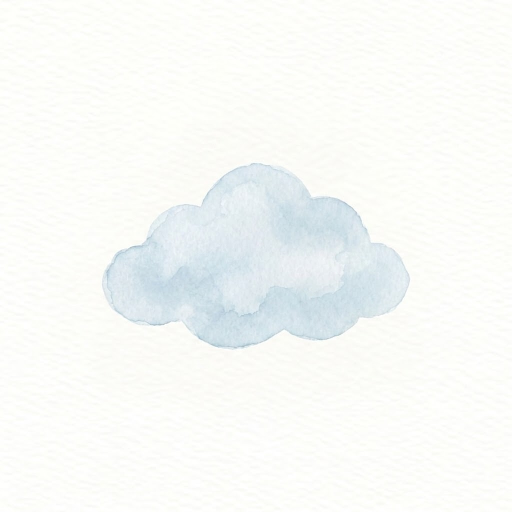
#> input picture conditions/cloudyJPG.JPG, 1024 x 1024 px (shown at 1/2 size)
$ python -i morning_weather.py   (imports and definitions only)
#> lines starting #> are read from the running program, lines starting #| are printed output that depends on the picture; after the words box and inside, x2 and y2 are one past the last pixel; in counts of white or black regions, pixels touching at a corner belong together
#> further down, picture is the input picture: PIL image 1024x1024 RGB; mean R, G, B 247.5, 249.7, 247.3
"""
Stage 1 — Morning Weather Conditions Renderer (Portrait 1200 x 1600).

Museum-frame aesthetic:
  - Upper section (0..1020 px): large, auto-cropped, E-Ink-enhanced watercolor
    weather sketch floating on pure white.
  - Lower section (1020..1600 px): two-column museum plaque layout:
      * Left column: huge bold temperature degree + condition label.
      * Right column: Chance of Rain (droplet + %) stacked above bold High / Low.
"""

from __future__ import annotations

import logging
from datetime import datetime
from pathlib import Path

from PIL import Image, ImageDraw, ImageEnhance, ImageFont, ImageOps

from config import BASE_DIR, Config
from weather import WeatherSnapshot

logger = logging.getLogger(__name__)

# Clean Spectra-6 friendly gallery palette
BG_WHITE = (255, 255, 255)
INK_BLACK = (15, 15, 15)
INK_DARK = (38, 38, 38)
INK_MUTED = (88, 88, 88)
DIVIDER_COLOR = (195, 195, 195)
RAIN_BLUE = (20, 86, 174)


# [70 lines left out: functions _find_font, _load_font, _draw_raindrop, not called in this run]


def _trim_white_margin(img: Image.Image, white_thresh: int = 242, pad: int = 16) -> Image.Image:
    """Crop excess blank paper margin around the watercolor illustration so it fills the frame."""
#> called with white_thresh = 242, pad = 16
    gray = img.convert("L")
    # Mask of non-white painted pixels
    mask = gray.point(lambda p: 255 if p < white_thresh else 0)
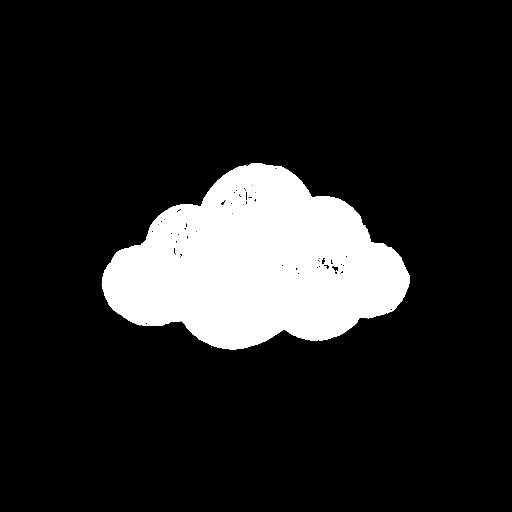
#> mask: PIL image 1024x1024 L (shown at 1/2 size); 14.2% white; 4 white regions (3 under 20 px), largest, box (x1, y1, x2, y2) and area: (203, 326, 820, 700) 148522
    bbox = mask.getbbox()
#> bbox = (203, 326, 820, 700)
    if not bbox:
        return img
    left = max(0, bbox[0] - pad)
#> left = 187
    top = max(0, bbox[1] - pad)
#> top = 310
    right = min(img.width, bbox[2] + pad)
#> right = 836
    bottom = min(img.height, bbox[3] + pad)
#> bottom = 716
    return img.crop((left, top, right, bottom))
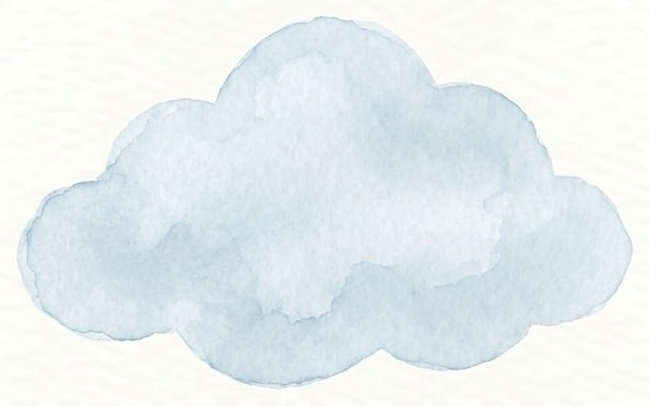
#> returned value: PIL image 649x406 RGB; mean R, G, B 232, 239.3, 240.6


# [155 lines left out: functions _enhance_sketch, _load_condition_sketch, render_morning_weather, not called in this run]

>>> from PIL import Image
>>> picture = Image.open('../conditions/cloudyJPG.JPG')
>>> result = _trim_white_margin(picture)

$ run again, on conditions/partialy_cloudy.JPG
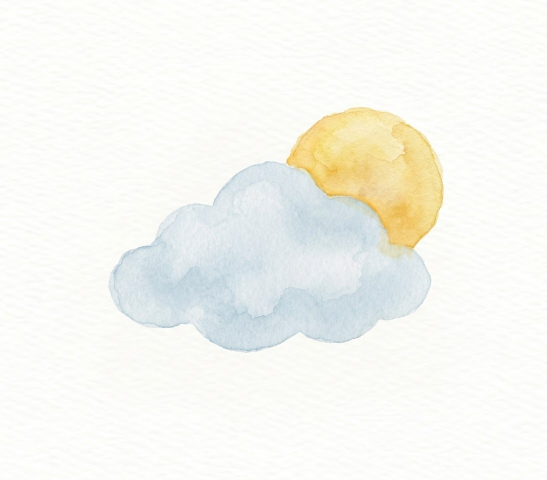
#> input picture conditions/partialy_cloudy.JPG, 1094 x 960 px (shown at 1/2 size)
#> picture is the input picture: PIL image 1094x960 RGB; mean R, G, B 245.8, 246.5, 240.5
#> in _trim_white_margin, `mask = gray.point(lambda p: 255 if p < white_thresh else 0)`:
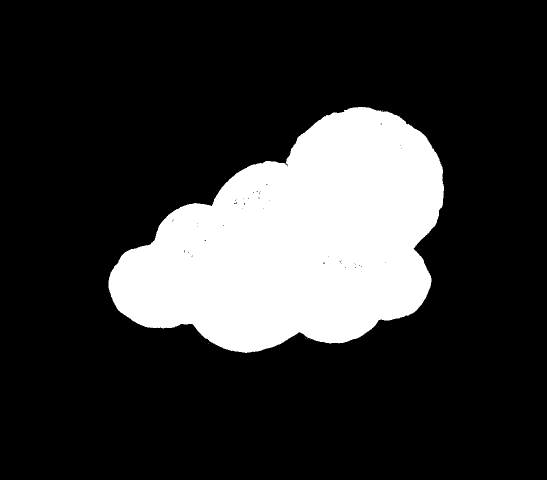
#> mask: PIL image 1094x960 L (shown at 1/2 size); 20.3% white; 7 white regions (6 under 20 px), largest, box (x1, y1, x2, y2) and area: (217, 214, 888, 706) 213440
#> bbox = (217, 214, 888, 706)
#> left = 201
#> top = 198
#> right = 904
#> bottom = 722
#> in _trim_white_margin, `return img.crop((left, top, right, bottom))`:
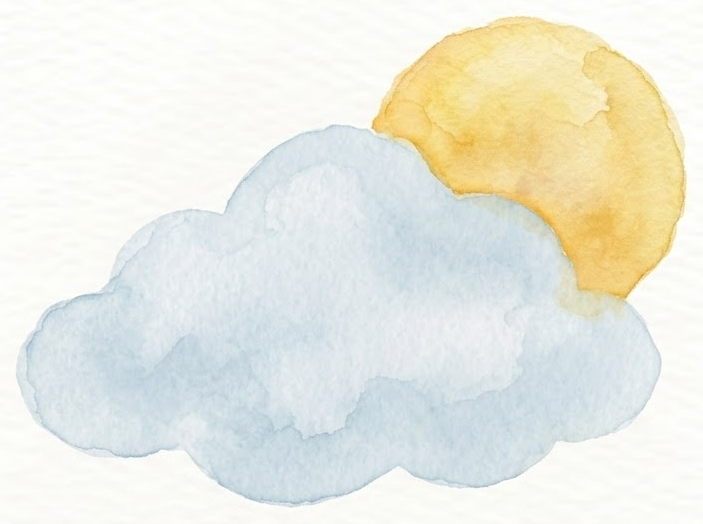
#> returned value: PIL image 703x524 RGB; mean R, G, B 234.3, 235.5, 224.8
